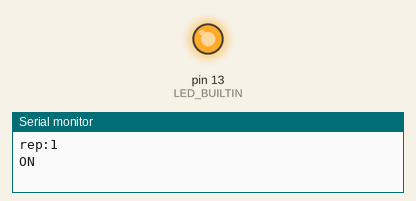
Simulated run of this sketch. Board: Arduino Uno, built with avr-gcc and run on an emulated ATmega328P. Shown: output pins drawn as LEDs (lit = HIGH), the last lines printed to the serial monitor.

Above: at 0.1 s.
At 9.6 s:
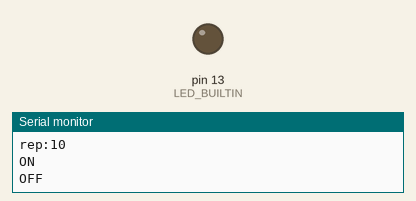
Timing chart, 0 to 11.1 s (numbered marks = the images above):
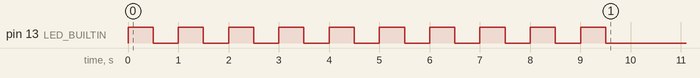

The sketch:

led.ino
```cpp
void setup() {
  Serial.begin(9600);
  while(!Serial);
  Serial.flush();
  pinMode(LED_BUILTIN,OUTPUT);
  blinkLED(500,500,10);
}

void loop() {
}

void blinkLED(int a, int b,int c)
{
  for(int d=1;d<=c;d++)
  {
  Serial.print("rep:");
  Serial.print(d);

  Serial.print("\nON");
  digitalWrite(LED_BUILTIN,HIGH);
  delay(a);
  digitalWrite(LED_BUILTIN,LOW);
  Serial.print("\nOFF\n");
  delay(b);
  }
}
```
